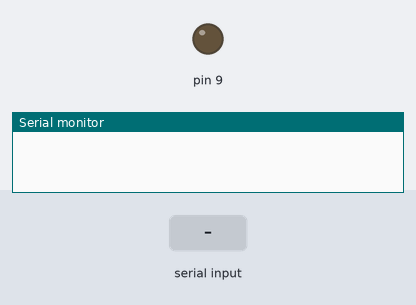
The sketch below on a simulated Arduino Uno, built with avr-gcc and run on an emulated ATmega328P. Parts: output pins drawn as LEDs (lit = HIGH), the last lines printed to the serial monitor. The test bench sets the inputs (shaded band).

Above: at 1.2 s.
1.3 s: "Face detected\n" received over Serial
At 2.4 s:
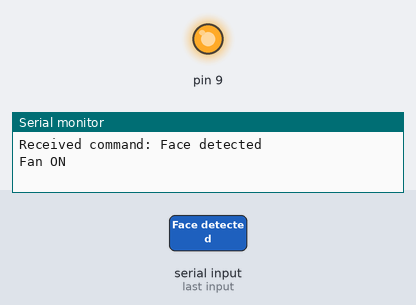
2.8 s: "No face detected\n" received over Serial
At 3.7 s:
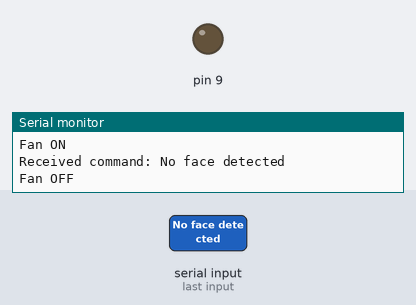
Timing chart, 0 to 5.8 s (numbered marks = the images above; inputs shaded):
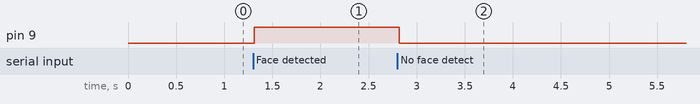

The sketch:

face-fan_arduino.ino
```cpp
void setup() {
  Serial.begin(9600);       // 初始化串口通信
  pinMode(9, OUTPUT);       // 设置引脚 9 为风扇控制引脚
}

void loop() {
  if (Serial.available() > 0) {
    String command = Serial.readStringUntil('\n');  // 从串口读取命令
    Serial.print("Received command: ");
    Serial.println(command);  // 打印收到的命令

    if (command == "Face detected") {  // 去掉 '\n' 后的判断
      analogWrite(9, 255);  // 设置风扇最大速度（PWM 255，100% 占空比）
      Serial.println("Fan ON");
    } else if (command == "No face detected") {
      analogWrite(9, 0);    // 停止风扇（PWM 0，风扇停止）
      Serial.println("Fan OFF");
    }
  }
}
```

Measured:
- after the input at 1.3 s, pin 9: LOW → HIGH at once
- after the input at 2.8 s, pin 9: HIGH → LOW at once
